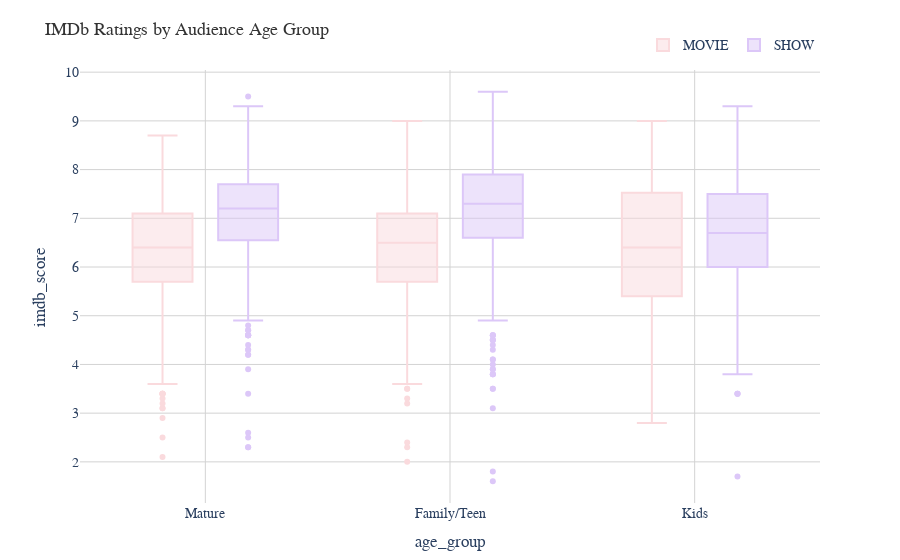

Notebook code cell kept with this figure:
### Code cell
df_cert_filtered = df[df['age_certification'] != "Unknown"].copy()
age_map = {
    "TV-Y": "Kids", "TV-Y7": "Kids", "TV-G": "Kids", "G": "Kids",
    "PG": "Family/Teen", "TV-PG": "Family/Teen", "PG-13": "Family/Teen", "TV-14": "Family/Teen",
    "R": "Mature", "NC-17": "Mature", "TV-MA": "Mature"
}
df_cert_filtered["age_group"] = df_cert_filtered["age_certification"].map(age_map)

fig = px.box(
    df_cert_filtered,
    x="age_group",
    y="imdb_score",
    color="type",
    color_discrete_map=palette
)
style_fig(fig, "IMDb Ratings by Audience Age Group").show()

### Figure 1 — Plotly figure (JSON) as saved in the notebook; plotly's stock layout.template omitted (floating-point values rounded to 4 significant figures; data arrays with more than 128 entries replaced by an {"elided": "..."} marker saying what was removed)
{"data": [{"alignmentgroup": "True", "hovertemplate": "type=MOVIE<br>age_group=%{x}<br>imdb_score=%{y}<extra></extra>", "legendgroup": "MOVIE", "marker": {"color": "#FADADD"}, "name": "MOVIE", "notched": false, "offsetgroup": "MOVIE", "orientation": "v", "showlegend": true, "type": "box", "x": {"elided": "1318 str values"}, "x0": " ", "xaxis": "x", "y": {"elided": "1318 float values"}, "y0": " ", "yaxis": "y"}, {"alignmentgroup": "True", "hovertemplate": "type=SHOW<br>age_group=%{x}<br>imdb_score=%{y}<extra></extra>", "legendgroup": "SHOW", "marker": {"color": "#DCC7F8"}, "name": "SHOW", "notched": false, "offsetgroup": "SHOW", "orientation": "v", "showlegend": true, "type": "box", "x": {"elided": "1617 str values"}, "x0": " ", "xaxis": "x", "y": {"elided": "1617 float values"}, "y0": " ", "yaxis": "y"}], "layout": {"boxmode": "group", "font": {"family": "Arial", "size": 14}, "legend": {"orientation": "h", "title": {}, "tracegroupgap": 0, "x": 1, "xanchor": "right", "y": 1.02, "yanchor": "bottom"}, "margin": {"b": 40, "t": 70}, "title": {"font": {"color": "#333", "size": 18}, "text": "IMDb Ratings by Audience Age Group"}, "xaxis": {"anchor": "y", "domain": [0, 1], "gridcolor": "lightgray", "showgrid": true, "title": {"text": "age_group"}}, "yaxis": {"anchor": "x", "domain": [0, 1], "gridcolor": "lightgray", "showgrid": true, "title": {"text": "imdb_score"}}}}
